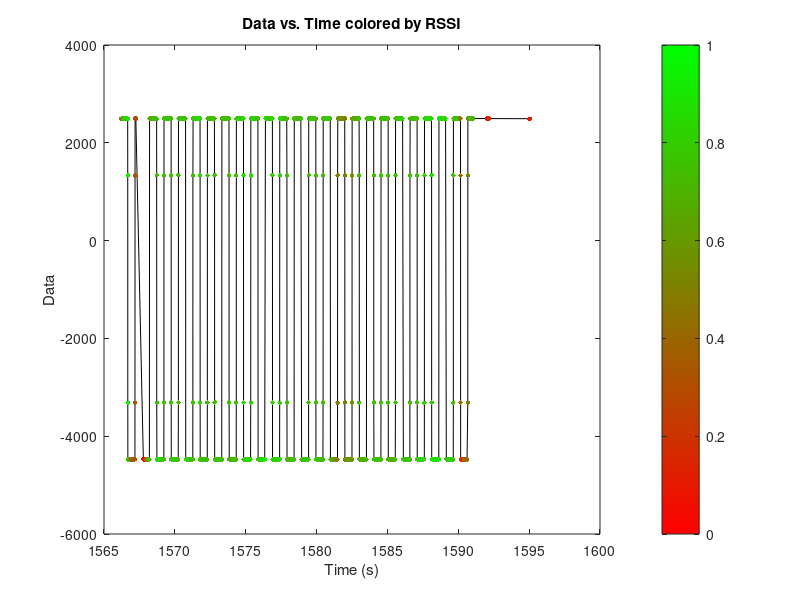

Write MATLAB code to recreate this figure.
% Save the data


% Close the serial port
if(exist('ser', 'var'))
    ser.delete();
    clear ser;
    save('data.mat', 'data_struct');
end
% Load the data
load('data.mat');

% Get the number of data points
num_data_points = length(data_struct);

data = [];
lqi = [];
rssi = [];
t = [];
sps = 250;
Nsample = 8;
tvec = 0:1/sps:(0+(Nsample-1)/sps);
% Extract the time, data, and LQI from the structure
for i = 2:num_data_points
    data = [data, data_struct(i).data(:)'];
    lqi = [lqi, repmat(data_struct(i).lqi, 1, Nsample)];
    rssi = [rssi, repmat(data_struct(i).rssi, 1, Nsample)];
    t = [t, tvec + (data_struct(i).counter_val / 32.768e3)];
end



% Normalize LQI to the range [0, 1]
idx = abs(lqi) > 0;
lqi(idx) = [];
data(idx) = [];
rssi(idx) = [];
t(idx) = [];
median(data);

figure;
% plot(t, data, '.-');


% Create a color map that goes from red to green
cmap = [linspace(1, 0, 256)', linspace(0, 1, 256)', zeros(256, 1)];

% Create a new figure
figure;

rssi_norm = (rssi - min(rssi));
rssi_norm = round(rssi_norm * (255 / max(rssi_norm)));

% Plot the data
plot(t, data, 'k-');
hold on;
scatter(t, data, 10, cmap(rssi_norm+1, :), 'filled');


% Set the color map
colormap(cmap);



% Add a color bar
colorbar;

% Set the labels
xlabel('Time (s)');
ylabel('Data');
title('Data vs. Time colored by RSSI');

% Hold off the plot
hold off;
